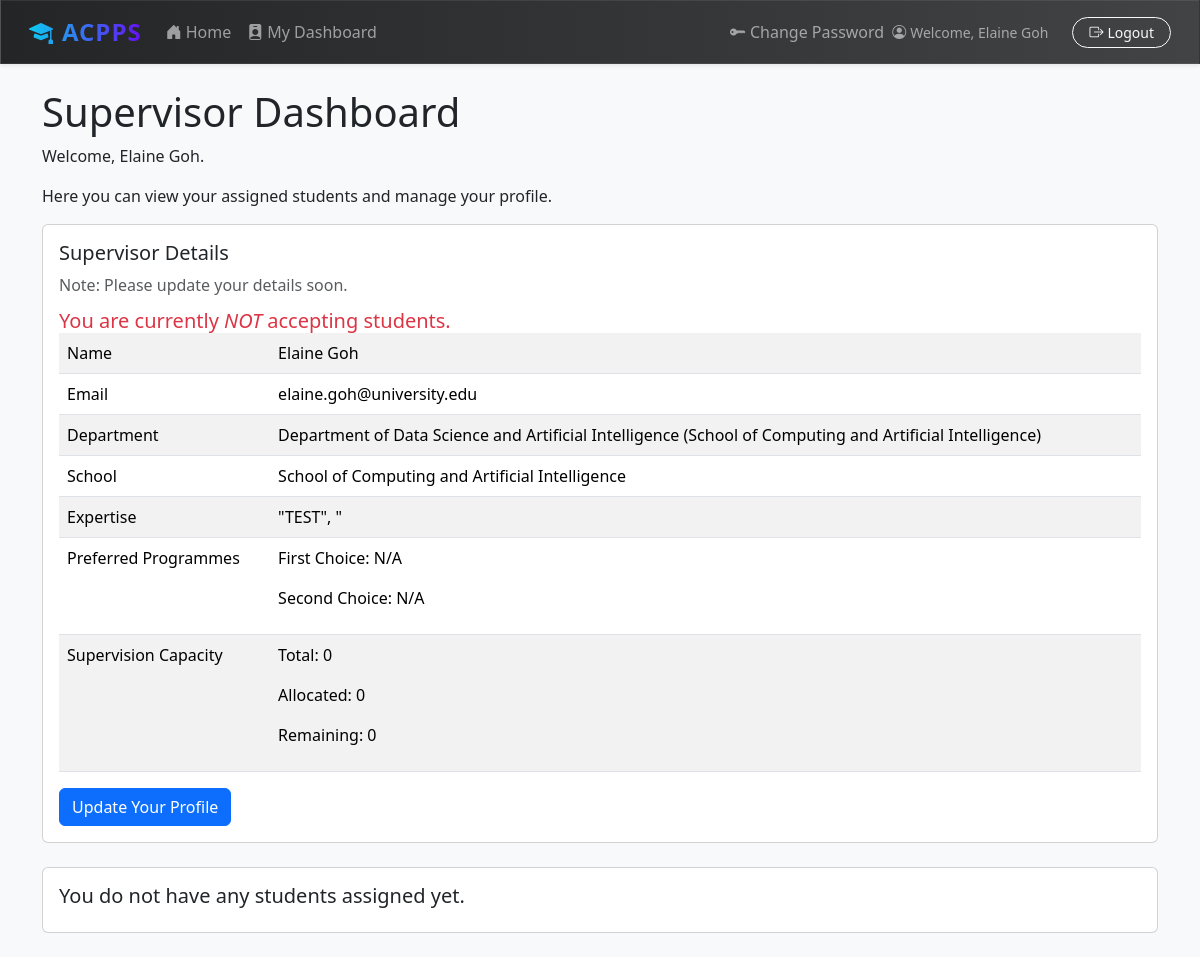
The app's page /dashboards/supervisor/ (signed in), older data.
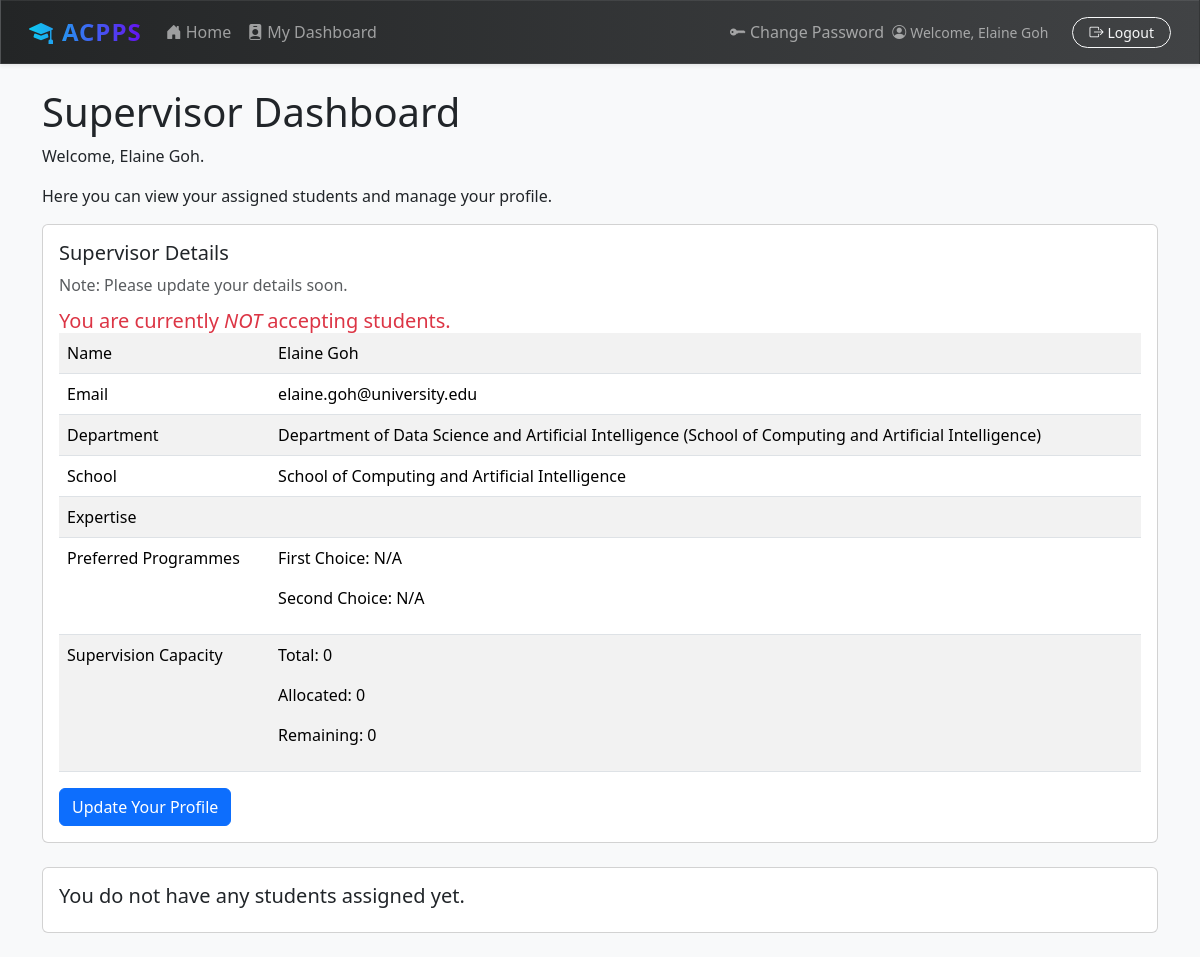
The same page, newer data.
### users/models.py (models this page shows, shortened)
class User(AbstractBaseUser, PermissionsMixin):
    email = models.EmailField(unique=True)
    is_active = models.BooleanField(default=True)
    is_staff = models.BooleanField(default=False)
    date_joined = models.DateTimeField(default=timezone.now)
    full_name = models.CharField(max_length=255, blank=False, null=False)
    USER_TYPE_CHOICES = (
        ('student', 'Student'),
        ('supervisor', 'Supervisor'),
    )
    user_type = models.CharField(max_length=10, choices=USER_TYPE_CHOICES)
    objects = UserManager()
    USERNAME_FIELD = 'email'
    REQUIRED_FIELDS = ['user_type']
    def get_full_name(self):
        return self.full_name or self.email

class SupervisorProfile(models.Model):
    user = models.OneToOneField(settings.AUTH_USER_MODEL, on_delete=models.CASCADE, primary_key=True)
    department = models.ForeignKey(Department, on_delete=models.SET_NULL, null=True, related_name='supervisors', blank=True)
    school = models.ForeignKey(School, on_delete=models.SET_NULL, null=True, related_name='supervisors', blank=True)
    expertise = models.TextField(blank=True, null=True)
    preferred_programmes_first_choice = models.ForeignKey(ProgrammePreferenceGroup, on_delete=models.SET_NULL, null=True, related_name='supervisors_first_choice', blank=True)
    preferred_programmes_second_choice = models.ForeignKey(ProgrammePreferenceGroup, on_delete=models.SET_NULL, null=True, related_name='supervisors_second_choice', blank=True)
    supervision_capacity = models.PositiveIntegerField(default=0)
    standardised_expertise = models.ManyToManyField(StandardisedTopic, blank=True, related_name='supervisors')
    accepting_students = models.BooleanField(default=True)
    EXPERTISE_MAX_LENGTH = 1023
    @property
    def effective_school(self):
        return self.department.school if self.department else self.school if self.school else None
    @property
    def is_profile_incomplete(self):
        return (
            (not self.expertise or not self.expertise.strip()) or
            self.preferred_programmes_first_choice is None or
            self.preferred_programmes_second_choice is None
        )

### academics/models.py (models this page shows)
class Department(models.Model):
    name = models.CharField(max_length=100)
    school = models.ForeignKey(School, on_delete=models.CASCADE, related_name='departments', null=True, blank=True)
    faculty = models.ForeignKey(Faculty, on_delete=models.CASCADE, related_name='departments', null=True, blank=True)
    def __str__(self):
        return f"{self.name} ({self.school.name if self.school else self.faculty.name if self.faculty else 'No School or Faculty'})"

class School(models.Model):
    name = models.CharField(max_length=100)
    faculty = models.ForeignKey(Faculty, on_delete=models.CASCADE, related_name='schools', null=True, blank=True)
    def __str__(self):
        return self.name

### dashboards/views.py (the view)
# urls.py: path('supervisor/', SupervisorDashboardView.as_view(), name='supervisor_dashboard'),
class SupervisorDashboardView(LoginRequiredMixin, View):
    login_url = "/login/"
    redirect_field_name = "redirect_to"
    template_name = 'dashboard/supervisor.html'
    def get(self, request, *args, **kwargs):
        context = {
            'students': [],
            'remaining_capacity': 0,
            'supervisor_profile': None,
            'students_test': StudentProfile.objects.all()
        }
        if hasattr(request.user, 'supervisorprofile'):
            supervisor_profile = request.user.supervisorprofile
            students_queryset = StudentProfile.objects.filter(supervisor=supervisor_profile)
            remaining_capacity = supervisor_profile.supervision_capacity - students_queryset.count()
            context['students'] = students_queryset
            context['remaining_capacity'] = remaining_capacity
            context['supervisor_profile'] = supervisor_profile
        else:
            messages.warning(request, "The logged-in user does not have a supervisor profile.")
        return render(request, self.template_name, context)

### templates/dashboard/supervisor.html (shortened to what the changed rows need)
{% extends "dashboard/dashboard_base.html" %}
{% block content %}
    <h1>Supervisor Dashboard</h1>
    <p>Welcome, {{ user.get_full_name }}.</p>
    <p>Here you can view your assigned students and manage your profile.</p>
    <div class="card mb-4">
        <div class="card-body">
            <div class="table-responsive">
                <table class="table table-striped table-hover">
                    <tr>
                        <td>Name</td>
                        <td>{{ user.get_full_name }}</td>
                    </tr>
                    <tr>
                        <td>Email</td>
                        <td>{{ user.email }}</td>
                    </tr>
                    <tr>
                        <td>Department</td>
                        <td>{{ user.supervisorprofile.department|default:"N/A" }}</td>
                    </tr>
                    <tr>
                        <td>School</td>
                        <td>{{ user.supervisorprofile.effective_school }}</td>
                    </tr>
                    <tr>
                        <td>Expertise</td>
                        <td>{{ user.supervisorprofile.expertise }}</td>
                    </tr>
                    <tr>
                        <td>
                            <p>First Choice: {{ user.supervisorprofile.preferred_programmes_first_choice|default:"N/A" }}</p>
                            <p>Second Choice: {{ user.supervisorprofile.preferred_programmes_second_choice|default:"N/A" }}</p>
                        </td>
                    </tr>
                    <tr>
                        <td>
                            <p>Total: {{ user.supervisorprofile.supervision_capacity }}</p>
                            <p>Allocated: {{ students.count|default:0 }}</p>
                            <p>Remaining: {{ remaining_capacity|default:user.supervisorprofile.supervision_capacity }}</p>
                        </td>
                    </tr>
                </table>
            </div>
        </div>
    </div>
    <div class="card mb-4">
        <div class="card-body">
        </div>
    </div>
{% endblock %}
{% block extra_js %}
    {% load static %}
{% endblock %}

### templates/base.html (shortened to what this page needs)
<!DOCTYPE html>
<html lang="en">
<head>
    <link href="https://cdn.jsdelivr.net/npm/bootstrap@5.3.3/dist/css/bootstrap.min.css" rel="stylesheet">
    <link rel="stylesheet" href="https://cdn.jsdelivr.net/npm/bootstrap-icons@1.11.3/font/bootstrap-icons.min.css">
</head>
<body>
    <nav class="navbar navbar-expand-lg navbar-dark navbar-custom shadow-sm mb-4 px-3" style="backdrop-filter: blur(8px); border: 1px solid rgba(255,255,255,0.08);">
        <div class="container-fluid">
            <a class="navbar-brand fw-bold fs-4 text-gradient" href="{% url 'home' %}" style="letter-spacing:1px;">
                <i class="bi bi-mortarboard-fill me-2"></i>ACPPS
            </a>
            <div class="collapse navbar-collapse" id="navbarNav">
                <ul class="navbar-nav me-auto mb-2 mb-lg-0">
                    <li class="nav-item">
                        <a class="nav-link {% if request.resolver_match.url_name == 'home' %}active{% endif %}" href="{% url 'home' %}">
                            <i class="bi bi-house-door-fill me-1"></i>Home
                        </a>
                    </li>
                    {% if user.is_authenticated %}
                        {% if user.is_superuser %}
                            <li class="nav-item"><a class="nav-link" href="{% url 'student_dashboard' %}"><i class="bi bi-person-lines-fill me-1"></i>Student DB</a></li>
                            <li class="nav-item"><a class="nav-link" href="{% url 'supervisor_dashboard' %}"><i class="bi bi-person-badge-fill me-1"></i>Supervisor DB</a></li>
                            <li class="nav-item"><a class="nav-link" href="{% url 'coordinator_dashboard' %}"><i class="bi bi-diagram-3-fill me-1"></i>Coordinator DB</a></li>
                            <li class="nav-item"><a class="nav-link" href="{% url 'academics:dashboard' %}"><i class="bi bi-journal-bookmark-fill me-1"></i>Academics DB</a></li>
                        {% elif user.user_type == 'student' %}
                            <li class="nav-item"><a class="nav-link" href="{% url 'student_dashboard' %}"><i class="bi bi-person-circle me-1"></i>My Dashboard</a></li>
                        {% elif user.user_type == 'supervisor' %}
                            <li class="nav-item"><a class="nav-link" href="{% url 'supervisor_dashboard' %}"><i class="bi bi-person-badge-fill me-1"></i>My Dashboard</a></li>
                        {% endif %}
                    {% endif %}
                </ul>
                <div class="navbar-nav ms-auto align-items-center">
                    {% if user.is_authenticated %}
                        <li class="nav-item">
                            <a class="nav-link" href="{% url 'password_change' %}">
                                <i class="bi bi-key-fill me-1"></i>Change Password
                            </a>
                        </li>
                        <span class="navbar-text me-3 small" style="font-weight:500;">
                            <i class="bi bi-person-circle me-1"></i>Welcome, {{ user.full_name }}
                        </span>
                        <form class="d-flex" action="{% url 'logout' %}" method="post">
                            <button type="submit" class="btn btn-outline-light btn-sm px-3 rounded-pill ms-2" style="transition:background 0.2s;">
                                <i class="bi bi-box-arrow-right me-1"></i>Logout
                            </button>
                        </form>
                    {% else %}
                        <a href="{% url 'login' %}" class="btn btn-outline-light rounded-pill px-4 ms-2">Login</a>
                    {% endif %}
                </div>
            </div>
        </div>
    </nav>
    <main class="container">
        {% block content %}
        {% endblock %}
    </main>
</body>
</html>

Row changes from the older to the newer data that the page shows:
changed User "Elaine Goh": supervisorprofile.expertise "\"TEST\", \"" → (not shown)
